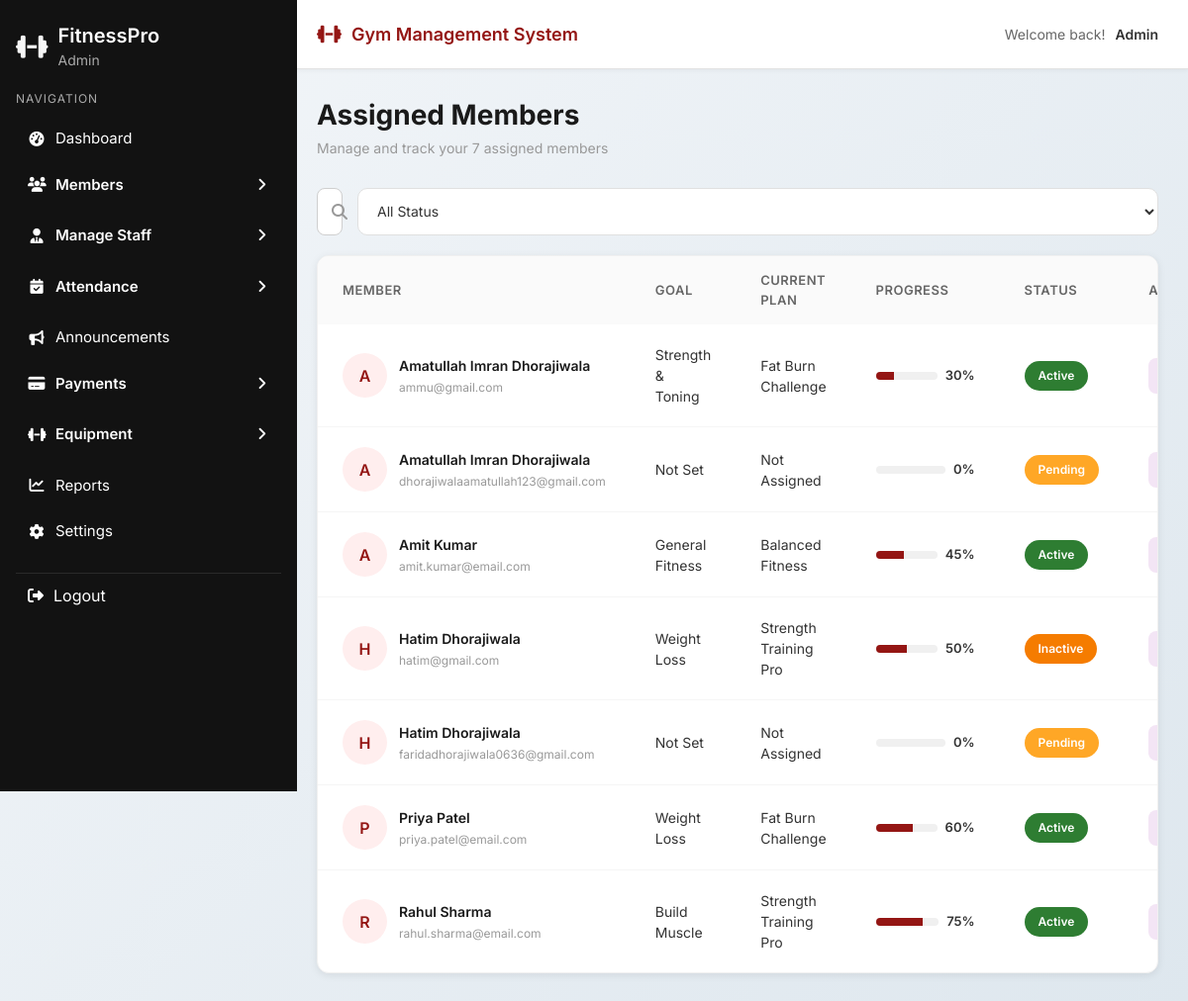
Page /trainer/assigned-member.php (signed in) on the committed database.
### tables this page shows
CREATE TABLE `members` (
  `id` int(11) NOT NULL,
  `full_name` varchar(100) NOT NULL,
  `email` varchar(100) NOT NULL,
  `phone` varchar(20) NOT NULL,
  `dob` date NOT NULL,
  `gender` enum('Male','Female','Other') NOT NULL,
  `address` text NOT NULL,
  `membership_type` varchar(50) NOT NULL,
  `start_date` date NOT NULL,
  `end_date` date NOT NULL,
  `duration` varchar(20) NOT NULL,
  `membership_status` enum('Active','Inactive','Expired') DEFAULT 'Active',
  `fitness_level` enum('Beginner','Medium','Advanced') DEFAULT 'Beginner',
  `created_at` timestamp NOT NULL DEFAULT current_timestamp(),
  `updated_at` timestamp NOT NULL DEFAULT current_timestamp() ON UPDATE current_timestamp()
);

### trainer/assigned-member.php (the view, shortened to what this page needs)
<?php
require_once '../dbcon.php';
$trainer_filter = '';
$sql = "SELECT m.id, m.full_name, m.email, m.membership_status,
    COALESCE(wp.goal,'Not Set') as goal,
    COALESCE(wp.current_plan,'Not Assigned') as current_plan,
    COALESCE(wp.progress,0) as progress,
    COALESCE(wp.status,'Pending') as workout_status
    FROM members m $trainer_filter LEFT JOIN workout_plans wp ON m.id=wp.member_id
    ORDER BY m.full_name ASC";
$result = mysqli_query($conn, $sql);
$members = [];
while($r = mysqli_fetch_assoc($result)) $members[] = $r;
$total = count($members);
include '../layout/header.php';
include '../layout/sidebar.php';
?>
<link rel="stylesheet" href="../css/sidebar.css">
<link rel="stylesheet" href="../css/common.css">
<div class="main-wrapper">
  <div class="main-content">
    <div class="page-header" style="display:flex;justify-content:space-between;align-items:center;">
      <div>
        <h1 class="page-title">Assigned Members</h1>
        <p class="page-subtitle">Manage and track your <?= $total ?> assigned members</p>
      </div>
    </div>
    <div style="display:flex;gap:15px;margin-bottom:20px;">
      <div class="search-box" style="flex:1;">
        <i class="fas fa-search"></i>
        <input type="text" id="searchInput" placeholder="Search by name or email...">
      </div>
      <select class="filter-select" id="statusFilter">
        <option value="">All Status</option>
      </select>
    </div>
    <div class="table-container">
      <table class="modern-table">
        <thead>
          <tr>
            <th>Member</th>
            <th>Goal</th>
            <th>Current Plan</th>
            <th>Progress</th>
            <th>Status</th>
            <th>Actions</th>
          </tr>
        </thead>
        <tbody id="membersBody">
          <?php foreach($members as $m): ?>
          <tr data-status="<?= strtolower($m['workout_status']) ?>">
            <td>
              <div class="member-cell">
                <div class="member-avatar"><?= strtoupper(substr($m['full_name'],0,1)) ?></div>
                <div class="member-info">
                  <span class="name"><?= htmlspecialchars($m['full_name']) ?></span>
                  <span class="meta"><?= htmlspecialchars($m['email']) ?></span>
                </div>
              </div>
            </td>
            <td><?= htmlspecialchars($m['goal']) ?></td>
            <td><?= htmlspecialchars($m['current_plan']) ?></td>
            <td style="min-width:150px;">
              <div style="display:flex;align-items:center;gap:8px;">
                <div style="flex:1;height:8px;background:#f0f0f0;border-radius:10px;overflow:hidden;">
                  <div style="height:100%;background:var(--active-color);width:<?= $m['progress'] ?>%;"></div>
                </div>
                <span style="font-weight:600;font-size:13px;"><?= $m['progress'] ?>%</span>
              </div>
            </td>
            <td><span class="status-badge <?= strtolower($m['workout_status']) ?>"><?= $m['workout_status'] ?></span></td>
            <td>
              <div class="action-buttons">
                <a href="view-member-details.php?id=<?= $m['id'] ?>" class="btn-action view" title="View Details"><i class="fas fa-eye"></i></a>
              </div>
            </td>
          </tr>
          <?php endforeach; ?>
        </tbody>
      </table>
    </div>
  </div>
</div>

### css/sidebar.css (style rules this page uses)
:root { --sidebar-bg: #121212; --hover-bg: #1e1e1e; --active-color: #941614; --text-light: #ffffff; }

### css/common.css (style rules this page uses)
* { box-sizing: border-box; }
body { margin: 0; font-family: 'Inter', sans-serif; background: linear-gradient(135deg, #f3f6f9, #dee7ee); color: #333; }
:root { --card-bg: #ffffff; --border-color: #e2e2e2; --shadow: 0 10px 25px rgba(0,0,0,0.12); --shadow-sm: 0 2px 8px rgba(0,0,0,0.08); --radius-sm: 6px; --radius-md: 8px; --radius-lg: 12px; --active-color: #941614; --success-color: #2e7d32; --warning-color: #f57c00; --danger-color: #d32f2f; }
.main-wrapper { margin-left: 25%; min-height: 100vh; }
.main-content { padding: 30px; }
.page-header { margin-bottom: 30px; }
.page-title { font-size: 28px; font-weight: 700; color: #1a1a1a; margin-bottom: 5px; margin-top: 0; }
.page-subtitle { color: #999; font-size: 14px; margin: 0; }
.search-box { position: relative; max-width: 500px; }
.search-box input { width: 100%; padding: 12px 15px 12px 45px; border: 1px solid #e0e0e0; border-radius: 10px; font-size: 14px; transition: all 0.3s; }
.search-box i { position: absolute; left: 15px; top: 50%; transform: translateY(-50%); color: #999; }
input[type="text"], input[type="email"], input[type="date"], input[type="number"], input[type="password"], select, textarea { width: 100%; padding: 12px; border-radius: var(--radius-md); border: 1px solid #cfcfcf; font-size: 15px; font-family: 'Inter', sans-serif; transition: border 0.2s; }
.table-container, .members-table-container { background: white; border-radius: var(--radius-lg); overflow: hidden; box-shadow: var(--shadow-sm); border: 1px solid #f0f0f0; }
.modern-table, .members-table { width: 100%; margin: 0; }
.modern-table thead th, .members-table thead th { background: #fafafa; padding: 15px 25px; font-size: 13px; font-weight: 600; color: #666; text-transform: uppercase; letter-spacing: 0.5px; border: none; text-align: left; }
.modern-table tbody td, .members-table tbody td { padding: 20px 25px; vertical-align: middle; border-bottom: 1px solid #f5f5f5; font-size: 14px; }
.modern-table tbody tr:last-child td, .members-table tbody tr:last-child td { border-bottom: none; }
.member-cell, .user-cell { display: flex; align-items: center; gap: 12px; }
.member-avatar, .user-avatar { width: 45px; height: 45px; border-radius: 50%; background: #fee; color: var(--active-color); display: flex; align-items: center; justify-content: center; font-weight: 600; font-size: 16px; flex-shrink: 0; }
.member-info .name, .user-info .name { font-weight: 600; color: #1a1a1a; margin-bottom: 3px; display: block; }
.member-info .joined, .member-info .meta, .user-info .meta { font-size: 12px; color: #999; display: flex; align-items: center; gap: 5px; }
.status-badge { padding: 6px 14px; border-radius: 20px; font-size: 12px; font-weight: 600; display: inline-block; }
.status-badge.active { background: var(--success-color); color: white; }
.status-badge.inactive { background: var(--warning-color); color: white; }
.status-badge.pending { background: #ffa726; color: white; }
.action-buttons { display: flex; gap: 10px; align-items: center; }
.btn-action { width: 36px; height: 36px; border-radius: 8px; border: none; display: flex; align-items: center; justify-content: center; cursor: pointer; transition: all 0.3s; font-size: 15px; }
.btn-action.view { background: #f3e5f5; color: #9c27b0; }
.filter-select { padding: 12px 15px; border: 1px solid #e0e0e0; border-radius: 10px; font-size: 14px; color: #333; background: white; cursor: pointer; transition: all 0.3s; min-width: 150px; }
.main-wrapper { margin-left: 25%; margin-top: 70px; min-height: calc(100vh - 70px); }
.main-content { padding: 30px; padding-left: 20px; }

### layout/header.php (style rules this page uses)
.main-wrapper { margin-top: 70px !important; }

### rows in the picture
members: full_name "A", full_name "Amatullah Imran Dhorajiwala", email "ammu@gmail.com", goal "Strength & Toning", current_plan "Fat Burn Challenge", progress "30", workout_status "Active"
members: full_name "A", full_name "Amatullah Imran Dhorajiwala", email "dhorajiwalaamatullah123@gmail.com", goal "Not Set", current_plan "Not Assigned", progress "0", workout_status "Pending"
members: full_name "A", full_name "Amit Kumar", email "amit.kumar@email.com", goal "General Fitness", current_plan "Balanced Fitness", progress "45", workout_status "Active"
members: full_name "H", full_name "Hatim Dhorajiwala", email "hatim@gmail.com", goal "Weight Loss", current_plan "Strength Training Pro", progress "50", workout_status "Inactive"
members: full_name "H", full_name "Hatim Dhorajiwala", email "faridadhorajiwala0636@gmail.com", goal "Not Set", current_plan "Not Assigned", progress "0", workout_status "Pending"
members: full_name "P", full_name "Priya Patel", email "priya.patel@email.com", goal "Weight Loss", current_plan "Fat Burn Challenge", progress "60", workout_status "Active"
members: full_name "R", full_name "Rahul Sharma", email "rahul.sharma@email.com", goal "Build Muscle", current_plan "Strength Training Pro", progress "75", workout_status "Active"

### other values in the picture
$_SESSION['role'] "Admin"
$user_role "Admin"
$total "7"
